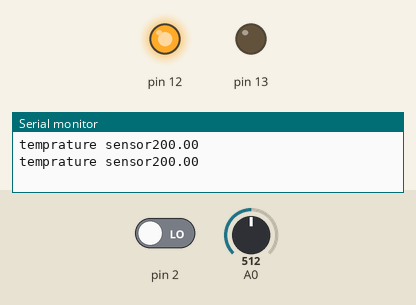
Bench run of a sketch on a simulated Arduino Uno, built with avr-gcc and run on an emulated ATmega328P. Parts: output pins drawn as LEDs (lit = HIGH), the last lines printed to the serial monitor. The inputs (shaded band) are chosen by the test bench; at power-on: pin 2 LOW, A0 = 512.

Above: at 3.8 s.
3.9 s: pin 2 driven HIGH
At 4.5 s:
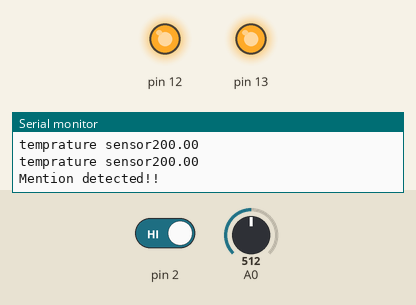
6.6 s: A0 set to 191
9.3 s: A0 set to 165
At 12.2 s:
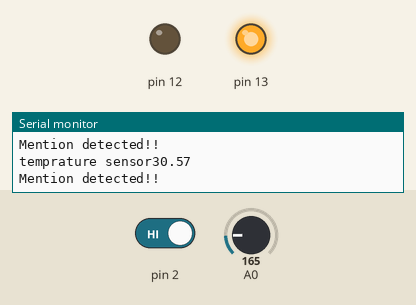
12.5 s: A0 set to 306
At 13.9 s:
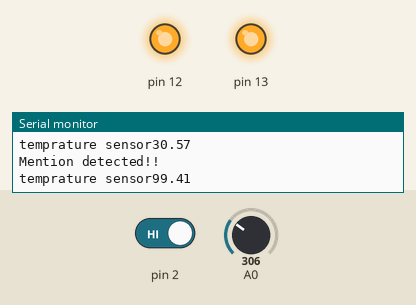
15.2 s: A0 set to 122
At 18.2 s:
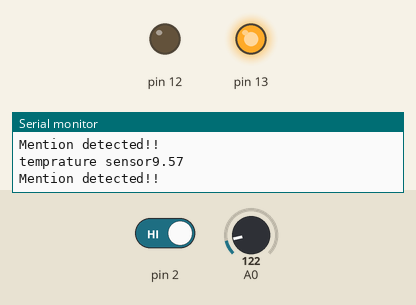
Timing chart, 0 to 19.5 s (numbered marks = the images above; inputs shaded):
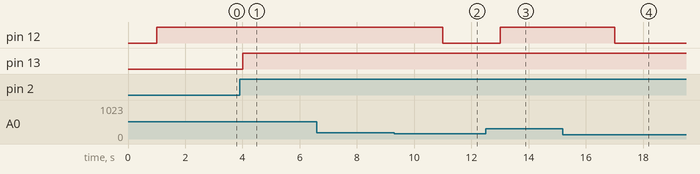

The sketch:

incredible_maimu_jaagub1.ino
```cpp
void setup()
{
  Serial.begin(9600);
  pinMode(13,OUTPUT);
  pinMode(2,INPUT);
  pinMode(12,OUTPUT);
}
void loop()
{
  digitalWrite(13,LOW);
  int a =digitalRead(2);
  if(a==1){
    Serial.println("Mention detected!!");
    digitalWrite(13,HIGH);
  }
  delay(1000);
  {
    double a=analogRead(A0);
   double t=(((a/1024)*5)-0.5)*100;
  Serial.print("temprature sensor");
  Serial.println(t);
  if(t>35)
    digitalWrite(12,1);
  else
    digitalWrite(12,0);
   delay(1000);
}
}
```

Measured:
- the behaviour switches between 175 and 174 on A0 (found by bisection; images 1 and 2)
- after the input at 3.9 s, pin 13: LOW → HIGH after 0.10 s
- after the input at 9.3 s, pin 12: HIGH → LOW after 1.7 s
- after the input at 12.5 s, pin 12: LOW → HIGH after 0.51 s
- after the input at 15.2 s, pin 12: HIGH → LOW after 1.8 s
